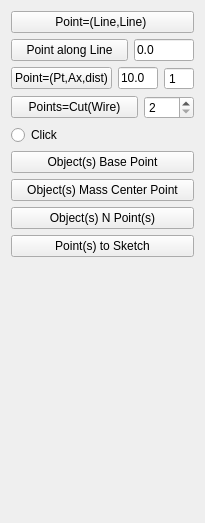
             <widget class="QWidget" name="Point_Tab2_3">
              <attribute name="title">
               <string>Point 2/3</string>
              </attribute>
              <attribute name="toolTip">
               <string>Create Point(s)</string>
              </attribute>
              <layout class="QGridLayout" name="gridLayout_13">
               <item row="0" column="0">
                <widget class="QPushButton" name="button_twolines_point">
                 <property name="toolTip">
                  <string>Plot one or two Point(s) at minimum distance of two Lines
Create a Point at intersection of 2 crossing Lines.</string>
                 </property>
                 <property name="text">
                  <string>Point=(Line,Line) </string>
                 </property>
                 <property name="icon">
                  <iconset>
                   <normaloff>../Icons/WF_lineLinePoint.svg</normaloff>../Icons/WF_lineLinePoint.svg</iconset>
                 </property>
                 <property name="iconSize">
                  <size>
                   <width>32</width>
                   <height>32</height>
                  </size>
                 </property>
                </widget>
               </item>
               <item row="1" column="0">
                <layout class="QHBoxLayout" name="horizontalLayout_47">
                 <property name="sizeConstraint">
                  <enum>QLayout::SetFixedSize</enum>
                 </property>
                 <item>
                  <widget class="QPushButton" name="button_point_on_line">
                   <property name="sizePolicy">
                    <sizepolicy hsizetype="MinimumExpanding" vsizetype="Fixed">
                     <horstretch>0</horstretch>
                     <verstretch>0</verstretch>
                    </sizepolicy>
                   </property>
                   <property name="maximumSize">
                    <size>
                     <width>16777215</width>
                     <height>16777215</height>
                    </size>
                   </property>
                   <property name="toolTip">
                    <string>Create a Point at a certain distance along the line 
respecting to the choosen reference starting point.</string>
                   </property>
                   <property name="text">
                    <string>Point along Line</string>
                   </property>
                   <property name="icon">
                    <iconset>
                     <normaloff>../Icons/WF_alongLinePoint.svg</normaloff>../Icons/WF_alongLinePoint.svg</iconset>
                   </property>
                   <property name="iconSize">
                    <size>
                     <width>32</width>
                     <height>32</height>
                    </size>
                   </property>
                  </widget>
                 </item>
                 <item>
                  <widget class="QLineEdit" name="distance_point_on_line">
                   <property name="sizePolicy">
                    <sizepolicy hsizetype="MinimumExpanding" vsizetype="Fixed">
                     <horstretch>0</horstretch>
                     <verstretch>0</verstretch>
                    </sizepolicy>
                   </property>
                   <property name="minimumSize">
                    <size>
                     <width>50</width>
                     <height>0</height>
                    </size>
                   </property>
                   <property name="maximumSize">
                    <size>
                     <width>60</width>
                     <height>16777215</height>
                    </size>
                   </property>
                   <property name="toolTip">
                    <string>Distance from the extremity</string>
                   </property>
                   <property name="text">
                    <string>0.0</string>
                   </property>
                  </widget>
                 </item>
                </layout>
               </item>
               <item row="2" column="0">
                <layout class="QHBoxLayout" name="horizontalLayout_48">
                 <item>
                  <widget class="QPushButton" name="button_distPoint">
                   <property name="toolTip">
                    <string>Point=(Point,Ax,dist):
Create a Point along the given Axis,  at a given distance of the selected Point.
The Axis indicate the direction along where the Point is duplicate.
(you can also select several axes to define different directions)
- First select a Point (you can select several points) and one or several Axis 
- Second push this button

NB: 
 - The distance between points can be defined first.
Positive number in one direction and negative in the other one.
The second number indicates the number of Points to create.
</string>
                   </property>
                   <property name="text">
                    <string>Point=(Pt,Ax,dist)</string>
                   </property>
                   <property name="icon">
                    <iconset>
                     <normaloff>../Icons/WF_distPointPoint.svg</normaloff>../Icons/WF_distPointPoint.svg</iconset>
                   </property>
                   <property name="iconSize">
                    <size>
                     <width>32</width>
                     <height>32</height>
                    </size>
                   </property>
                  </widget>
                 </item>
                 <item>
                  <widget class="QLineEdit" name="dist_point">
                   <property name="sizePolicy">
                    <sizepolicy hsizetype="MinimumExpanding" vsizetype="Fixed">
                     <horstretch>0</horstretch>
                     <verstretch>0</verstretch>
                    </sizepolicy>
                   </property>
                   <property name="minimumSize">
                    <size>
                     <width>40</width>
                     <height>0</height>
                    </size>
                   </property>
                   <property name="maximumSize">
                    <size>
                     <width>40</width>
                     <height>16777215</height>
                    </size>
                   </property>
                   <property name="toolTip">
                    <string>Distance to the new Axis.
Can be negative for the reverse direction!</string>
                   </property>
                   <property name="text">
                    <string>10.0</string>
                   </property>
                  </widget>
                 </item>
                 <item>
                  <widget class="QSpinBox" name="spin_dist_point">
                   <property name="minimumSize">
                    <size>
                     <width>30</width>
                     <height>0</height>
                    </size>
                   </property>
                   <property name="maximumSize">
                    <size>
                     <width>30</width>
                     <height>16777215</height>
                    </size>
                   </property>
                   <property name="toolTip">
                    <string>The number of copies  (Max 100).</string>
                   </property>
                   <property name="buttonSymbols">
                    <enum>QAbstractSpinBox::NoButtons</enum>
                   </property>
                   <property name="keyboardTracking">
                    <bool>false</bool>
                   </property>
                   <property name="minimum">
                    <number>1</number>
                   </property>
                   <property name="maximum">
                    <number>100</number>
                   </property>
                   <property name="singleStep">
                    <number>1</number>
                   </property>
                   <property name="value">
                    <number>1</number>
                   </property>
                  </widget>
                 </item>
                </layout>
               </item>
               <item row="3" column="0">
                <layout class="QHBoxLayout" name="horizontalLayout_49">
                 <item>
                  <widget class="QPushButton" name="button_cut_wire_point">
                   <property name="maximumSize">
                    <size>
                     <width>16777215</width>
                     <height>16777215</height>
                    </size>
                   </property>
                   <property name="toolTip">
                    <string>Create Points by Partition:
Cut the selected wire(s) in 2(n) parts and create 2(n) Points with function discretize.
The number indicates in how many parts to cut.
Wires can be:
	Line
	Circle
	Arc
	Ellipse
An object must also be seleted but before any Wire to cut all his edges!	</string>
                   </property>
                   <property name="text">
                    <string>Points=Cut(Wire)</string>
                   </property>
                   <property name="icon">
                    <iconset>
                     <normaloff>../Icons/WF_cutWirePoints.svg</normaloff>../Icons/WF_cutWirePoints.svg</iconset>
                   </property>
                   <property name="iconSize">
                    <size>
                     <width>32</width>
                     <height>32</height>
                    </size>
                   </property>
                  </widget>
                 </item>
                 <item>
                  <widget class="QSpinBox" name="spin_wire_cut_point">
                   <property name="minimumSize">
                    <size>
                     <width>40</width>
                     <height>0</height>
                    </size>
                   </property>
                   <property name="maximumSize">
                    <size>
                     <width>50</width>
                     <height>16777215</height>
                    </size>
                   </property>
                   <property name="toolTip">
                    <string>The number indicates in how many parts the selected Line will be cut  (Max 100).</string>
                   </property>
                   <property name="minimum">
                    <number>2</number>
                   </property>
                   <property name="maximum">
                    <number>100</number>
                   </property>
                   <property name="singleStep">
                    <number>1</number>
                   </property>
                  </widget>
                 </item>
                </layout>
               </item>
               <item row="4" column="0">
                <widget class="QRadioButton" name="button_click_for_point">
                 <property name="toolTip">
                  <string>Create a set of Points on a Plane perpendicular to the view at location of mouse clicks.
- Click first on the Button then click  on the View (with no object in background).
- Click first on the Button then click on the View (with an object in background), it will attach the points to the surface of the object.

Use left mouse button (MB1) to generate Points. 
MB2 and MB3 can still be used for view zoom and view rotation.
</string>
                 </property>
                 <property name="text">
                  <string>Click</string>
                 </property>
                 <property name="icon">
                  <iconset>
                   <normaloff>../Icons/WF_clickPoint.svg</normaloff>../Icons/WF_clickPoint.svg</iconset>
                 </property>
                 <property name="iconSize">
                  <size>
                   <width>32</width>
                   <height>32</height>
                  </size>
                 </property>
                 <property name="checkable">
                  <bool>true</bool>
                 </property>
                </widget>
               </item>
               <item row="5" column="0">
                <widget class="QPushButton" name="button_object_base_point">
                 <property name="toolTip">
                  <string>Create Base Point of all selected Object(s).</string>
                 </property>
                 <property name="text">
                  <string>Object(s) Base Point</string>
                 </property>
                 <property name="icon">
                  <iconset>
                   <normaloff>../Icons/WF_objectBasePoint.svg</normaloff>../Icons/WF_objectBasePoint.svg</iconset>
                 </property>
                 <property name="iconSize">
                  <size>
                   <width>32</width>
                   <height>32</height>
                  </size>
                 </property>
                </widget>
               </item>
               <item row="6" column="0">
                <widget class="QPushButton" name="button_object_center_mass_point">
                 <property name="toolTip">
                  <string>Create Center of Mass Point of all selected Object(s).</string>
                 </property>
                 <property name="text">
                  <string>Object(s) Mass Center Point</string>
                 </property>
                 <property name="icon">
                  <iconset>
                   <normaloff>../Icons/WF_objectCenterMassPoint.svg</normaloff>../Icons/WF_objectCenterMassPoint.svg</iconset>
                 </property>
                 <property name="iconSize">
                  <size>
                   <width>32</width>
                   <height>32</height>
                  </size>
                 </property>
                </widget>
               </item>
               <item row="7" column="0">
                <widget class="QPushButton" name="button_object_Npoint">
                 <property name="toolTip">
                  <string>Create a set of points from selected Objetcs:
- Select object(s)
    to create points from these object(s) !
    If you select an Edge : 2 points will be created;
    if you select a Plane : 4 points will be created;
    if you select an Object : many points will be created.
- Then click on this button.</string>
                 </property>
                 <property name="text">
                  <string>Object(s) N Point(s)</string>
                 </property>
                 <property name="icon">
                  <iconset>
                   <normaloff>../Icons/WF_objectNPoints.svg</normaloff>../Icons/WF_objectNPoints.svg</iconset>
                 </property>
                 <property name="iconSize">
                  <size>
                   <width>32</width>
                   <height>32</height>
                  </size>
                 </property>
                </widget>
               </item>
               <item row="8" column="0">
                <widget class="QPushButton" name="button_point_to_sketch">
                 <property name="toolTip">
                  <string>Transform Point(s) in Sketch's Point(s) by projection onto the Sketch's Plane:
- First select an existing Skecth;
- Select as much as Points needed;
Then click on this button.</string>
                 </property>
                 <property name="text">
                  <string>Point(s) to Sketch</string>
                 </property>
                 <property name="icon">
                  <iconset>
                   <normaloff>../Icons/WF_2Sketch.svg</normaloff>../Icons/WF_2Sketch.svg</iconset>
                 </property>
                 <property name="iconSize">
                  <size>
                   <width>32</width>
                   <height>32</height>
                  </size>
                 </property>
                </widget>
               </item>
               <item row="9" column="0">
                <spacer name="verticalSpacer_20">
                 <property name="orientation">
                  <enum>Qt::Vertical</enum>
                 </property>
                 <property name="sizeHint" stdset="0">
                  <size>
                   <width>20</width>
                   <height>255</height>
                  </size>
                 </property>
                </spacer>
               </item>
              </layout>
             </widget>
